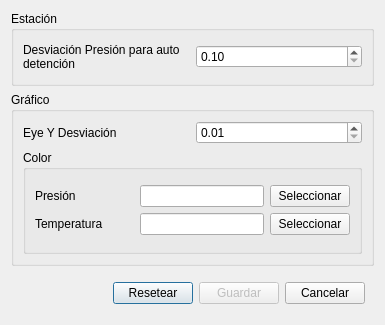
<?xml version="1.0" encoding="UTF-8"?>
<ui version="4.0">
 <class>plotSettings</class>
 <widget class="QDialog" name="plotSettings">
  <property name="geometry">
   <rect>
    <x>0</x>
    <y>0</y>
    <width>385</width>
    <height>325</height>
   </rect>
  </property>
  <property name="minimumSize">
   <size>
    <width>385</width>
    <height>325</height>
   </size>
  </property>
  <property name="maximumSize">
   <size>
    <width>385</width>
    <height>800</height>
   </size>
  </property>
  <property name="windowTitle">
   <string>Configuración Gráfico</string>
  </property>
  <layout class="QGridLayout" name="gridLayout">
   <item row="2" column="0" colspan="2">
    <widget class="QWidget" name="widget" native="true">
     <layout class="QGridLayout" name="gridLayout_2">
      <item row="1" column="1">
       <widget class="QPushButton" name="btnDefaultValues">
        <property name="text">
         <string>Resetear</string>
        </property>
       </widget>
      </item>
      <item row="1" column="3">
       <widget class="QPushButton" name="btnCancel">
        <property name="text">
         <string>Cancelar</string>
        </property>
       </widget>
      </item>
      <item row="1" column="0">
       <spacer name="horizontalSpacer">
        <property name="orientation">
         <enum>Qt::Horizontal</enum>
        </property>
        <property name="sizeHint" stdset="0">
         <size>
          <width>40</width>
          <height>20</height>
         </size>
        </property>
       </spacer>
      </item>
      <item row="1" column="2">
       <widget class="QPushButton" name="btnSave">
        <property name="enabled">
         <bool>false</bool>
        </property>
        <property name="text">
         <string>Guardar</string>
        </property>
       </widget>
      </item>
     </layout>
    </widget>
   </item>
   <item row="1" column="0" colspan="2">
    <widget class="QGroupBox" name="gbPlot">
     <property name="minimumSize">
      <size>
       <width>0</width>
       <height>174</height>
      </size>
     </property>
     <property name="title">
      <string>Gráfico</string>
     </property>
     <layout class="QGridLayout" name="gridLayout_5">
      <item row="0" column="0">
       <widget class="QLabel" name="lblYAxisDesviation">
        <property name="lineWidth">
         <number>2</number>
        </property>
        <property name="text">
         <string>Eye Y Desviación</string>
        </property>
        <property name="scaledContents">
         <bool>true</bool>
        </property>
        <property name="wordWrap">
         <bool>true</bool>
        </property>
       </widget>
      </item>
      <item row="0" column="1">
       <widget class="QDoubleSpinBox" name="sboxDesviationYAxis">
        <property name="minimum">
         <double>0.010000000000000</double>
        </property>
        <property name="maximum">
         <double>1.500000000000000</double>
        </property>
        <property name="singleStep">
         <double>0.010000000000000</double>
        </property>
       </widget>
      </item>
      <item row="1" column="0" colspan="2">
       <widget class="QGroupBox" name="gpColor">
        <property name="minimumSize">
         <size>
          <width>0</width>
          <height>100</height>
         </size>
        </property>
        <property name="title">
         <string>Color</string>
        </property>
        <layout class="QGridLayout" name="gridLayout_4">
         <item row="0" column="0">
          <layout class="QGridLayout" name="gridLayout_3">
           <item row="0" column="2">
            <widget class="QLineEdit" name="inputPressureColor">
             <property name="sizePolicy">
              <sizepolicy hsizetype="Preferred" vsizetype="Preferred">
               <horstretch>0</horstretch>
               <verstretch>0</verstretch>
              </sizepolicy>
             </property>
             <property name="maximumSize">
              <size>
               <width>16777215</width>
               <height>16777215</height>
              </size>
             </property>
            </widget>
           </item>
           <item row="1" column="3">
            <widget class="QPushButton" name="btnTemperatureColor">
             <property name="text">
              <string>Seleccionar</string>
             </property>
            </widget>
           </item>
           <item row="1" column="0">
            <widget class="QLabel" name="lblColorTemperature">
             <property name="text">
              <string>Temperatura</string>
             </property>
            </widget>
           </item>
           <item row="1" column="1">
            <widget class="QWidget" name="colorBoxTemperature" native="true">
             <property name="minimumSize">
              <size>
               <width>25</width>
               <height>0</height>
              </size>
             </property>
            </widget>
           </item>
           <item row="0" column="1">
            <widget class="QWidget" name="colorBoxPressure" native="true">
             <property name="minimumSize">
              <size>
               <width>25</width>
               <height>0</height>
              </size>
             </property>
            </widget>
           </item>
           <item row="0" column="3">
            <widget class="QPushButton" name="btnPressureColor">
             <property name="text">
              <string>Seleccionar</string>
             </property>
            </widget>
           </item>
           <item row="1" column="2">
            <widget class="QLineEdit" name="inputTemperatureColor"/>
           </item>
           <item row="0" column="0">
            <widget class="QLabel" name="lblColorPressure">
             <property name="text">
              <string>Presión</string>
             </property>
            </widget>
           </item>
          </layout>
         </item>
        </layout>
       </widget>
      </item>
     </layout>
    </widget>
   </item>
   <item row="0" column="0" colspan="2">
    <widget class="QGroupBox" name="groupBox">
     <property name="minimumSize">
      <size>
       <width>0</width>
       <height>75</height>
      </size>
     </property>
     <property name="title">
      <string>Estación</string>
     </property>
     <layout class="QGridLayout" name="gridLayout_6">
      <item row="0" column="0">
       <widget class="QLabel" name="lblPressureStop">
        <property name="text">
         <string>Desviación Presión para auto detención</string>
        </property>
        <property name="wordWrap">
         <bool>true</bool>
        </property>
        <property name="openExternalLinks">
         <bool>true</bool>
        </property>
       </widget>
      </item>
      <item row="0" column="1">
       <widget class="QDoubleSpinBox" name="sboxPressureDesviation">
        <property name="minimum">
         <double>0.100000000000000</double>
        </property>
        <property name="maximum">
         <double>4.000000000000000</double>
        </property>
        <property name="singleStep">
         <double>0.050000000000000</double>
        </property>
       </widget>
      </item>
     </layout>
    </widget>
   </item>
  </layout>
 </widget>
 <resources/>
 <connections/>
</ui>
